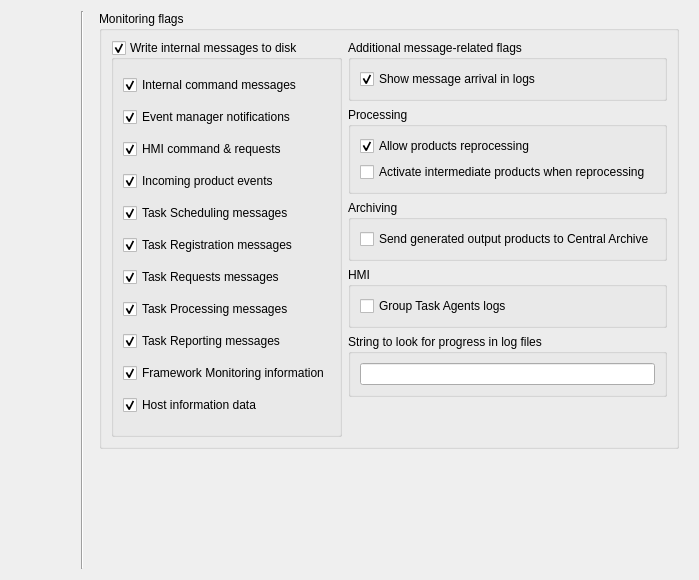
     <widget class="QWidget" name="qtbxFlags">
      <attribute name="icon">
       <iconset resource="configtool.qrc">
        <normaloff>:/img/img/checkmarks.png</normaloff>:/img/img/checkmarks.png</iconset>
      </attribute>
      <attribute name="label">
       <string>Flags</string>
      </attribute>
      <layout class="QHBoxLayout" name="horizontalLayout_28" stretch="100,1,10000">
       <item>
        <layout class="QVBoxLayout" name="verticalLayout_38">
         <item>
          <widget class="QLabel" name="label_24">
           <property name="sizePolicy">
            <sizepolicy hsizetype="Fixed" vsizetype="Fixed">
             <horstretch>0</horstretch>
             <verstretch>0</verstretch>
            </sizepolicy>
           </property>
           <property name="minimumSize">
            <size>
             <width>64</width>
             <height>64</height>
            </size>
           </property>
           <property name="maximumSize">
            <size>
             <width>64</width>
             <height>64</height>
            </size>
           </property>
           <property name="baseSize">
            <size>
             <width>64</width>
             <height>64</height>
            </size>
           </property>
           <property name="text">
            <string/>
           </property>
           <property name="pixmap">
            <pixmap resource="configtool.qrc">:/img/img/checkmarks.png</pixmap>
           </property>
           <property name="scaledContents">
            <bool>true</bool>
           </property>
          </widget>
         </item>
         <item>
          <spacer name="verticalSpacer_17">
           <property name="orientation">
            <enum>Qt::Vertical</enum>
           </property>
           <property name="sizeHint" stdset="0">
            <size>
             <width>20</width>
             <height>40</height>
            </size>
           </property>
          </spacer>
         </item>
        </layout>
       </item>
       <item>
        <widget class="Line" name="line_10">
         <property name="orientation">
          <enum>Qt::Vertical</enum>
         </property>
        </widget>
       </item>
       <item>
        <widget class="QFrame" name="frame_8">
         <property name="frameShape">
          <enum>QFrame::NoFrame</enum>
         </property>
         <property name="frameShadow">
          <enum>QFrame::Raised</enum>
         </property>
         <layout class="QVBoxLayout" name="verticalLayout_45">
          <property name="topMargin">
           <number>0</number>
          </property>
          <property name="bottomMargin">
           <number>0</number>
          </property>
          <item>
           <widget class="QGroupBox" name="groupBox_3">
            <property name="title">
             <string>Monitoring flags</string>
            </property>
            <layout class="QHBoxLayout" name="horizontalLayout_15" stretch="50,50">
             <item>
              <layout class="QVBoxLayout" name="verticalLayout_17">
               <item>
                <widget class="QGroupBox" name="grpboxWriteMsgsDisk">
                 <property name="title">
                  <string>Write internal messages to disk</string>
                 </property>
                 <property name="checkable">
                  <bool>true</bool>
                 </property>
                 <layout class="QVBoxLayout" name="verticalLayout_15">
                  <item>
                   <widget class="QCheckBox" name="chkCmd">
                    <property name="text">
                     <string>Internal command messages</string>
                    </property>
                    <property name="checked">
                     <bool>true</bool>
                    </property>
                   </widget>
                  </item>
                  <item>
                   <widget class="QCheckBox" name="chkEvtMngCmd">
                    <property name="text">
                     <string>Event manager notifications</string>
                    </property>
                    <property name="checked">
                     <bool>true</bool>
                    </property>
                   </widget>
                  </item>
                  <item>
                   <widget class="QCheckBox" name="chkHmiCmd">
                    <property name="text">
                     <string>HMI command &amp;&amp; requests</string>
                    </property>
                    <property name="checked">
                     <bool>true</bool>
                    </property>
                   </widget>
                  </item>
                  <item>
                   <widget class="QCheckBox" name="chkInData">
                    <property name="text">
                     <string>Incoming product events</string>
                    </property>
                    <property name="checked">
                     <bool>true</bool>
                    </property>
                   </widget>
                  </item>
                  <item>
                   <widget class="QCheckBox" name="chkTskSched">
                    <property name="text">
                     <string>Task Scheduling messages</string>
                    </property>
                    <property name="checked">
                     <bool>true</bool>
                    </property>
                   </widget>
                  </item>
                  <item>
                   <widget class="QCheckBox" name="chkTskReg">
                    <property name="text">
                     <string>Task Registration messages</string>
                    </property>
                    <property name="checked">
                     <bool>true</bool>
                    </property>
                   </widget>
                  </item>
                  <item>
                   <widget class="QCheckBox" name="chkTskRqst">
                    <property name="text">
                     <string>Task Requests messages</string>
                    </property>
                    <property name="checked">
                     <bool>true</bool>
                    </property>
                   </widget>
                  </item>
                  <item>
                   <widget class="QCheckBox" name="chkTskProc">
                    <property name="text">
                     <string>Task Processing messages</string>
                    </property>
                    <property name="checked">
                     <bool>true</bool>
                    </property>
                   </widget>
                  </item>
                  <item>
                   <widget class="QCheckBox" name="chkTskRep">
                    <property name="text">
                     <string>Task Reporting messages</string>
                    </property>
                    <property name="checked">
                     <bool>true</bool>
                    </property>
                   </widget>
                  </item>
                  <item>
                   <widget class="QCheckBox" name="chkFmkMon">
                    <property name="text">
                     <string>Framework Monitoring information</string>
                    </property>
                    <property name="checked">
                     <bool>true</bool>
                    </property>
                   </widget>
                  </item>
                  <item>
                   <widget class="QCheckBox" name="chkHostMon">
                    <property name="text">
                     <string>Host information data</string>
                    </property>
                    <property name="checked">
                     <bool>true</bool>
                    </property>
                   </widget>
                  </item>
                 </layout>
                </widget>
               </item>
              </layout>
             </item>
             <item>
              <layout class="QVBoxLayout" name="verticalLayout_18">
               <item>
                <widget class="QGroupBox" name="grpboxWriteMsgsDisk_2">
                 <property name="title">
                  <string>Additional message-related flags</string>
                 </property>
                 <layout class="QVBoxLayout" name="verticalLayout_16">
                  <item>
                   <widget class="QCheckBox" name="chkMsgsIncommingInLog">
                    <property name="text">
                     <string>Show message arrival in logs</string>
                    </property>
                    <property name="checked">
                     <bool>true</bool>
                    </property>
                   </widget>
                  </item>
                 </layout>
                </widget>
               </item>
               <item>
                <widget class="QGroupBox" name="groupBox_4">
                 <property name="title">
                  <string>Processing</string>
                 </property>
                 <layout class="QVBoxLayout" name="verticalLayout_13">
                  <item>
                   <widget class="QCheckBox" name="chkAllowReproc">
                    <property name="text">
                     <string>Allow products reprocessing</string>
                    </property>
                    <property name="checked">
                     <bool>true</bool>
                    </property>
                   </widget>
                  </item>
                  <item>
                   <widget class="QCheckBox" name="chkGenerateIntermedProd">
                    <property name="text">
                     <string>Activate intermediate products when reprocessing</string>
                    </property>
                   </widget>
                  </item>
                 </layout>
                </widget>
               </item>
               <item>
                <widget class="QGroupBox" name="groupBox_6">
                 <property name="title">
                  <string>Archiving</string>
                 </property>
                 <layout class="QVBoxLayout" name="verticalLayout_19">
                  <item>
                   <widget class="QCheckBox" name="chkSendOutputsToArchive">
                    <property name="text">
                     <string>Send generated output products to Central Archive</string>
                    </property>
                   </widget>
                  </item>
                 </layout>
                </widget>
               </item>
               <item>
                <widget class="QGroupBox" name="groupBox_8">
                 <property name="title">
                  <string>HMI</string>
                 </property>
                 <layout class="QVBoxLayout" name="verticalLayout_20">
                  <item>
                   <widget class="QCheckBox" name="chkGroupTskAgentLogs">
                    <property name="text">
                     <string>Group Task Agents logs</string>
                    </property>
                   </widget>
                  </item>
                 </layout>
                </widget>
               </item>
               <item>
                <widget class="QGroupBox" name="groupBox_9">
                 <property name="title">
                  <string>String to look for progress in log files</string>
                 </property>
                 <layout class="QVBoxLayout" name="verticalLayout_25">
                  <item>
                   <widget class="QLineEdit" name="edProgressString">
                    <property name="toolTip">
                     <string>It is expected that in logs from processing tasks this string is followed by a 
number indicating the percentage of progress of the task.files the </string>
                    </property>
                   </widget>
                  </item>
                 </layout>
                </widget>
               </item>
               <item>
                <spacer name="verticalSpacer_3">
                 <property name="orientation">
                  <enum>Qt::Vertical</enum>
                 </property>
                 <property name="sizeHint" stdset="0">
                  <size>
                   <width>20</width>
                   <height>40</height>
                  </size>
                 </property>
                </spacer>
               </item>
              </layout>
             </item>
            </layout>
           </widget>
          </item>
          <item>
           <spacer name="verticalSpacer_5">
            <property name="orientation">
             <enum>Qt::Vertical</enum>
            </property>
            <property name="sizeHint" stdset="0">
             <size>
              <width>20</width>
              <height>120</height>
             </size>
            </property>
           </spacer>
          </item>
         </layout>
        </widget>
       </item>
      </layout>
     </widget>
